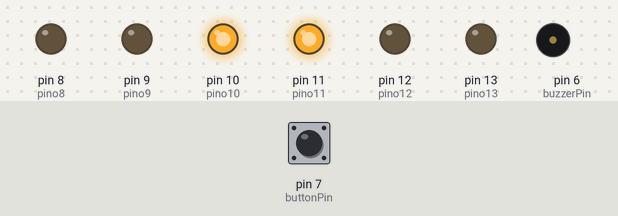
A sketch run on a simulated Arduino Uno, built with avr-gcc and run on an emulated ATmega328P. Parts: output pins drawn as LEDs (lit = HIGH), buzzer (waves = sounding). The inputs (shaded band) are chosen by the test bench; at power-on: pin 7 (buttonPin) HIGH. What the sketch prints to the serial monitor is not drawn.

Above: at 1.2 s.
1.3 s: pin 7 (buttonPin) pulled LOW for 0.15 s
At 1.8 s:
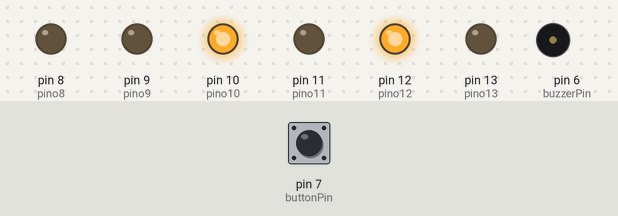
At 4.6 s:
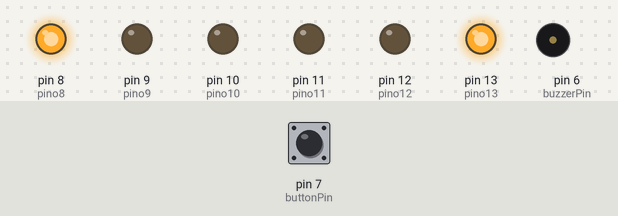
Timing chart, 0 to 9.9 s (numbered marks = the images above; inputs shaded):
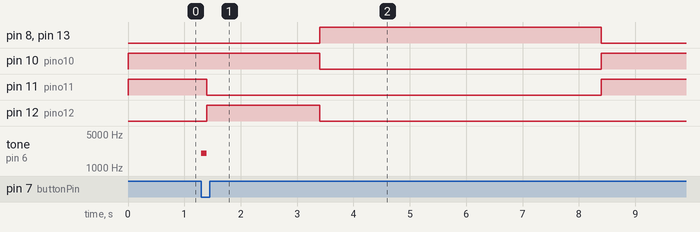

The sketch:

experiencia_3.ino
```cpp
#define ex6
//exemplo, ex1, ex2, ex3, ex4, ex5 e ex6

#ifdef exemplo
int pino8 = 8; //verde 1
int pino9 = 9; //amarelo 1
int pino10 = 10; //vermelho 1
int pino11 = 11; //verde 2
int pino12 = 12; //amarelo 2
int pino13 = 13; //vermelho 2
int buttonPin1 = 7; //botão
int buzzerPin = 6; // Numero do pino do buzzer

void setup() {
 pinMode(pino8, OUTPUT);
 pinMode(pino9, OUTPUT);
 pinMode(pino10, OUTPUT);
 pinMode(pino11, OUTPUT);
 pinMode(pino12, OUTPUT);
 pinMode(pino13, OUTPUT);
 pinMode(buttonPin1, INPUT);
 Serial.begin(9600);
}
void loop() {
 digitalWrite(pino8,HIGH); //liga verde 1
 digitalWrite(pino9,HIGH); //liga amarelo 1
 digitalWrite(pino10,HIGH); //liga vermelho 1
 digitalWrite(pino11,HIGH); //liga verde 2
 digitalWrite(pino12,HIGH); //liga amarelo 2
 digitalWrite(pino13,HIGH); //liga vermelho 2

 delay(1000); //tempo de 1 seg.

 digitalWrite(pino8,LOW); //desliga verde 1
 digitalWrite(pino9,LOW); //desliga amarelo 1
 digitalWrite(pino10,LOW); //desliga vermelho 1
 digitalWrite(pino11,LOW); //desliga verde 2
 digitalWrite(pino12,LOW); //desliga amarelo 2
 digitalWrite(pino13,LOW); //desliga vermelho

 delay(1000); //tempo de 1 seg.
}
#endif exemplo

#ifdef ex1
int pino8 = 8; //verde 1
int pino9 = 9; //amarelo 1
int pino10 = 10; //vermelho 1
int pino11 = 11; //verde 2
int pino12 = 12; //amarelo 2
int pino13 = 13; //verde 2
void setup() {
 pinMode(pino8, OUTPUT);
 pinMode(pino9, OUTPUT);
 pinMode(pino10, OUTPUT);
 pinMode(pino11, OUTPUT);
 pinMode(pino12, OUTPUT);
 pinMode(pino13, OUTPUT);
 Serial.begin(96000);
}
void loop() {
 digitalWrite(pino8,HIGH); //liga verde 1
 digitalWrite(pino11,HIGH); //liga verde 2
 delay(1000);
 digitalWrite(pino8,LOW); //desliga verde 1
 digitalWrite(pino11,LOW); //desliga verde 2
 delay(1000);
 digitalWrite(pino9,HIGH); //liga amarelo 1
 digitalWrite(pino12,HIGH); //liga amarelo 2
 delay(1000);
 digitalWrite(pino9,LOW); //desliga amarelo 1
 digitalWrite(pino12,LOW); //desliga amarelo 2
 delay(1000);
 digitalWrite(pino10,HIGH); //liga vermelho 1
 digitalWrite(pino13,HIGH); //liga vermelho 2
 delay(1000);
 digitalWrite(pino10,LOW); //desliga vermelho 1
 digitalWrite(pino13,LOW); //desliga vermelho 2
 delay(1000);
}
#endif ex1

#ifdef ex2
int pino8 = 8; //verde 1
int pino9 = 9; //amarelo 1
int pino10 = 10; //vermelho 1
int pino11 = 11; //verde 2
int pino12 = 12; //amarelo 2
int pino13 = 13; //verde 2
void setup() {
 pinMode(pino8, OUTPUT);
 pinMode(pino9, OUTPUT);
 pinMode(pino10, OUTPUT);
 pinMode(pino11, OUTPUT);
 pinMode(pino12, OUTPUT);
 pinMode(pino13, OUTPUT);
 Serial.begin(96000);
}
void loop() {
 digitalWrite(pino8,HIGH); //liga verde 1
 digitalWrite(pino13,HIGH); //liga vermelho 2
 delay(2000);
 digitalWrite(pino8,LOW); //desliga verde 1
 digitalWrite(pino9,HIGH); //liga amarelo 1
 delay(2000);
 digitalWrite(pino9,LOW); //desliga amarelo 1
 digitalWrite(pino10,HIGH); //liga vermelho 1
 digitalWrite(pino13,LOW); //desliga vermelho 2
 digitalWrite(pino11,HIGH); //liga verde 2
 delay(2000);
 digitalWrite(pino11,LOW); //desliga verde 2
 digitalWrite(pino12,HIGH); //liga amarelo 2
 delay(2000);
 digitalWrite(pino12,LOW); //desliga amarelo 2
 digitalWrite(pino10,LOW); //desliga vermelho 1

}
#endif ex2

#ifdef ex3
int pino8 = 8; //verde 1
int pino9 = 9; //amarelo 1
int pino10 = 10; //vermelho 1
int pino11 = 11; //verde 2
int pino12 = 12; //amarelo 2
int pino13 = 13; //verde 2
void setup() {
 pinMode(pino8, OUTPUT);
 pinMode(pino9, OUTPUT);
 pinMode(pino10, OUTPUT);
 pinMode(pino11, OUTPUT);
 pinMode(pino12, OUTPUT);
 pinMode(pino13, OUTPUT);
 Serial.begin(96000);
}
void loop() {
 digitalWrite(pino8,HIGH); //liga verde 1
 digitalWrite(pino13,HIGH); //liga vermelho 2
 delay(4000);
 digitalWrite(pino8,LOW); //desliga verde 1
 digitalWrite(pino9,HIGH); //liga amarelo 1
 delay(2000);
 digitalWrite(pino9,LOW); //desliga amarelo 1
 digitalWrite(pino10,HIGH); //liga vermelho 1
 digitalWrite(pino13,LOW); //desliga vermelho 2
 digitalWrite(pino11,HIGH); //liga verde 2
 delay(2000);
 digitalWrite(pino11,LOW); //desliga verde 2
 digitalWrite(pino12,HIGH); //liga amarelo 2
 delay(2000);
 digitalWrite(pino12,LOW); //desliga amarelo 2
 digitalWrite(pino10,LOW); //desliga vermelho 1

}
#endif ex3

#ifdef ex4
int pino8 = 8; //verde 1
int pino9 = 9; //amarelo 1
int pino10 = 10; //vermelho 1
int pino11 = 11; //verde 2
int pino12 = 12; //amarelo 2
int pino13 = 13; //verde 2
int buttonPin = 7;
int buttonState = 0;

void setup() {
 pinMode(buttonPin, INPUT);
 pinMode(pino8, OUTPUT);
 pinMode(pino9, OUTPUT);
 pinMode(pino10, OUTPUT);
 pinMode(pino11, OUTPUT);
 pinMode(pino12, OUTPUT);
 pinMode(pino13, OUTPUT);
 Serial.begin(96000);
}
void loop() {
 buttonState = digitalRead(buttonPin);
 Serial.println(buttonState);

 if (buttonState == LOW) {
 digitalWrite(pino11,LOW); //desliga verde Veículos
 digitalWrite(pino12,HIGH); //liga amarelo Veículos
 delay(2000);
 digitalWrite(pino12,LOW); //desliga amarelo Veículos
 digitalWrite(pino13,HIGH); //liga vermelho Veículos
 digitalWrite(pino10,LOW); //desliga vermelho Pedestre
 digitalWrite(pino8,HIGH); //liga Verde Pedestre
 delay(5000);
 digitalWrite(pino8,LOW); //desliga Verde Pedestre
 digitalWrite(pino10,HIGH); //liga vermelho Pedestre
 }

/*O semáforo pode ficar sempre verde e só permitir a travessia
quando o botão for apertado:*/
digitalWrite(pino10,HIGH); //liga vermelho Pedestre
digitalWrite(pino13,LOW); //desliga vermelho Veículos
digitalWrite(pino11,HIGH); //liga verde Veículos

}
#endif ex4

#ifdef ex5
int pino8 = 8; //verde 1
int pino9 = 9; //amarelo 1
int pino10 = 10; //vermelho 1
int pino11 = 11; //verde 2
int pino12 = 12; //amarelo 2
int pino13 = 13; //verde 2
int buttonPin = 7;
int buttonState = 0;
int buzzerPin = 6;

void setup() {
 pinMode(buttonPin, INPUT);
 pinMode(buzzerPin, OUTPUT);
 pinMode(pino8, OUTPUT);
 pinMode(pino9, OUTPUT);
 pinMode(pino10, OUTPUT);
 pinMode(pino11, OUTPUT);
 pinMode(pino12, OUTPUT);
 pinMode(pino13, OUTPUT);
 pinMode(buzzerPin, OUTPUT);
 Serial.begin(96000);
}

void loop() {
 buttonState = digitalRead(buttonPin);
 Serial.println(buttonState);

if (buttonState == HIGH)
{
	noTone(buzzerPin);
}

  else
  {
    tone(buzzerPin, 2000);
    delay(100);
    noTone(buzzerPin);
  }
/*O semáforo sempre está verde e só permite a travessia
quando o botão for apertado:*/
digitalWrite(pino10,HIGH); //liga vermelho Pedestre
digitalWrite(pino13,LOW); //desliga vermelho Veículos
digitalWrite(pino11,HIGH); //liga verde Veículos
}

#endif ex5

#ifdef ex6
int pino8 = 8; //verde 1
int pino9 = 9; //amarelo 1
int pino10 = 10; //vermelho 1
int pino11 = 11; //verde 2
int pino12 = 12; //amarelo 2
int pino13 = 13; //verde 2
int buttonPin = 7;
int buttonState = 0;
int buzzerPin = 6;

void setup() {
 pinMode(buttonPin, INPUT);
 pinMode(buzzerPin, OUTPUT);
 pinMode(pino8, OUTPUT);
 pinMode(pino9, OUTPUT);
 pinMode(pino10, OUTPUT);
 pinMode(pino11, OUTPUT);
 pinMode(pino12, OUTPUT);
 pinMode(pino13, OUTPUT);
 pinMode(buzzerPin, OUTPUT);
 Serial.begin(96000);
}

void ligarBuzzer ()
{
  if (buttonState == HIGH)
{
	noTone(buzzerPin);
}

  else
  {
    tone(buzzerPin, 2000);
    delay(100);
    noTone(buzzerPin);
  }
}

void loop() {
 buttonState = digitalRead(buttonPin);
 Serial.println(buttonState);

  ligarBuzzer ();

 if (buttonState == LOW) {
 digitalWrite(pino11,LOW); //desliga verde Veículos
 digitalWrite(pino12,HIGH); //liga amarelo Veículos
 delay(2000);
 digitalWrite(pino12,LOW); //desliga amarelo Veículos
 digitalWrite(pino13,HIGH); //liga vermelho Veículos
 digitalWrite(pino10,LOW); //desliga vermelho Pedestre
 digitalWrite(pino8,HIGH); //liga Verde Pedestre
 delay(5000);
 digitalWrite(pino8,LOW); //desliga Verde Pedestre
 digitalWrite(pino10,HIGH); //liga vermelho Pedestre
 }

/*O semáforo sempre está verde e só permite a travessia
quando o botão for apertado:*/
digitalWrite(pino10,HIGH); //liga vermelho Pedestre
digitalWrite(pino13,LOW); //desliga vermelho Veículos
digitalWrite(pino11,HIGH); //liga verde Veículos
}

#endif
```

Measured:
- after the input at 1.3 s, pin 8 (pino8): LOW → HIGH after 2.1 s, → LOW 5.0 s later; pin 10 (pino10): HIGH → LOW after 2.1 s, → HIGH 5.0 s later
